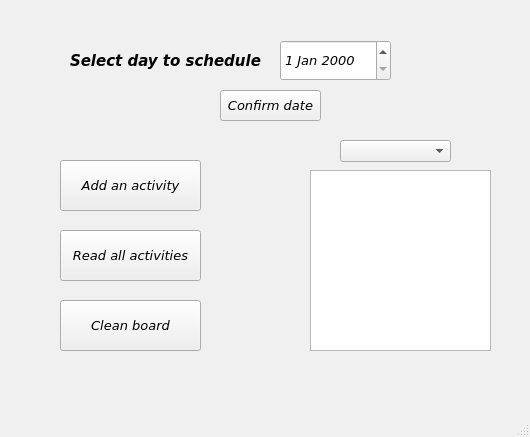
<?xml version="1.0" encoding="UTF-8"?>
<ui version="4.0">
 <class>MainWindow</class>
 <widget class="QMainWindow" name="MainWindow">
  <property name="geometry">
   <rect>
    <x>0</x>
    <y>0</y>
    <width>530</width>
    <height>437</height>
   </rect>
  </property>
  <property name="palette">
   <palette>
    <active>
     <colorrole role="WindowText">
      <brush brushstyle="SolidPattern">
       <color alpha="255">
        <red>0</red>
        <green>0</green>
        <blue>160</blue>
       </color>
      </brush>
     </colorrole>
     <colorrole role="ButtonText">
      <brush brushstyle="SolidPattern">
       <color alpha="255">
        <red>0</red>
        <green>0</green>
        <blue>160</blue>
       </color>
      </brush>
     </colorrole>
     <colorrole role="Window">
      <brush brushstyle="SolidPattern">
       <color alpha="255">
        <red>255</red>
        <green>145</green>
        <blue>77</blue>
       </color>
      </brush>
     </colorrole>
    </active>
    <inactive>
     <colorrole role="WindowText">
      <brush brushstyle="SolidPattern">
       <color alpha="255">
        <red>0</red>
        <green>0</green>
        <blue>0</blue>
       </color>
      </brush>
     </colorrole>
     <colorrole role="ButtonText">
      <brush brushstyle="SolidPattern">
       <color alpha="255">
        <red>0</red>
        <green>0</green>
        <blue>0</blue>
       </color>
      </brush>
     </colorrole>
     <colorrole role="Window">
      <brush brushstyle="SolidPattern">
       <color alpha="255">
        <red>240</red>
        <green>240</green>
        <blue>240</blue>
       </color>
      </brush>
     </colorrole>
    </inactive>
    <disabled>
     <colorrole role="WindowText">
      <brush brushstyle="SolidPattern">
       <color alpha="255">
        <red>120</red>
        <green>120</green>
        <blue>120</blue>
       </color>
      </brush>
     </colorrole>
     <colorrole role="ButtonText">
      <brush brushstyle="SolidPattern">
       <color alpha="255">
        <red>120</red>
        <green>120</green>
        <blue>120</blue>
       </color>
      </brush>
     </colorrole>
     <colorrole role="Window">
      <brush brushstyle="SolidPattern">
       <color alpha="255">
        <red>255</red>
        <green>145</green>
        <blue>77</blue>
       </color>
      </brush>
     </colorrole>
    </disabled>
   </palette>
  </property>
  <property name="font">
   <font>
    <family>Verdana</family>
    <pointsize>10</pointsize>
    <italic>true</italic>
   </font>
  </property>
  <property name="windowTitle">
   <string>MainWindow</string>
  </property>
  <widget class="QWidget" name="centralwidget">
   <widget class="QPushButton" name="buttonNewActivity">
    <property name="geometry">
     <rect>
      <x>60</x>
      <y>160</y>
      <width>141</width>
      <height>51</height>
     </rect>
    </property>
    <property name="text">
     <string>Add an activity</string>
    </property>
   </widget>
   <widget class="QPlainTextEdit" name="outputText">
    <property name="geometry">
     <rect>
      <x>310</x>
      <y>170</y>
      <width>181</width>
      <height>181</height>
     </rect>
    </property>
    <property name="palette">
     <palette>
      <active>
       <colorrole role="ButtonText">
        <brush brushstyle="SolidPattern">
         <color alpha="255">
          <red>0</red>
          <green>0</green>
          <blue>160</blue>
         </color>
        </brush>
       </colorrole>
      </active>
      <inactive>
       <colorrole role="ButtonText">
        <brush brushstyle="SolidPattern">
         <color alpha="255">
          <red>0</red>
          <green>0</green>
          <blue>0</blue>
         </color>
        </brush>
       </colorrole>
      </inactive>
      <disabled>
       <colorrole role="ButtonText">
        <brush brushstyle="SolidPattern">
         <color alpha="255">
          <red>120</red>
          <green>120</green>
          <blue>120</blue>
         </color>
        </brush>
       </colorrole>
      </disabled>
     </palette>
    </property>
    <property name="font">
     <font>
      <family>Verdana</family>
      <pointsize>10</pointsize>
      <italic>true</italic>
      <bold>true</bold>
     </font>
    </property>
    <property name="readOnly">
     <bool>true</bool>
    </property>
   </widget>
   <widget class="QPushButton" name="readActivity">
    <property name="geometry">
     <rect>
      <x>60</x>
      <y>230</y>
      <width>141</width>
      <height>51</height>
     </rect>
    </property>
    <property name="text">
     <string>Read all activities</string>
    </property>
   </widget>
   <widget class="QDateEdit" name="inputDate">
    <property name="geometry">
     <rect>
      <x>280</x>
      <y>40</y>
      <width>111</width>
      <height>41</height>
     </rect>
    </property>
   </widget>
   <widget class="QLabel" name="label">
    <property name="geometry">
     <rect>
      <x>70</x>
      <y>40</y>
      <width>201</width>
      <height>41</height>
     </rect>
    </property>
    <property name="font">
     <font>
      <family>Verdana</family>
      <pointsize>11</pointsize>
      <italic>true</italic>
      <bold>true</bold>
     </font>
    </property>
    <property name="text">
     <string>Select day to schedule</string>
    </property>
   </widget>
   <widget class="QPushButton" name="pushButton">
    <property name="geometry">
     <rect>
      <x>220</x>
      <y>90</y>
      <width>101</width>
      <height>31</height>
     </rect>
    </property>
    <property name="text">
     <string>Confirm date</string>
    </property>
   </widget>
   <widget class="QComboBox" name="dateSelector">
    <property name="geometry">
     <rect>
      <x>340</x>
      <y>140</y>
      <width>111</width>
      <height>22</height>
     </rect>
    </property>
   </widget>
   <widget class="QPushButton" name="cleanBoard">
    <property name="geometry">
     <rect>
      <x>60</x>
      <y>300</y>
      <width>141</width>
      <height>51</height>
     </rect>
    </property>
    <property name="text">
     <string>Clean board</string>
    </property>
   </widget>
  </widget>
  <widget class="QStatusBar" name="statusbar"/>
 </widget>
 <resources/>
 <connections/>
</ui>
